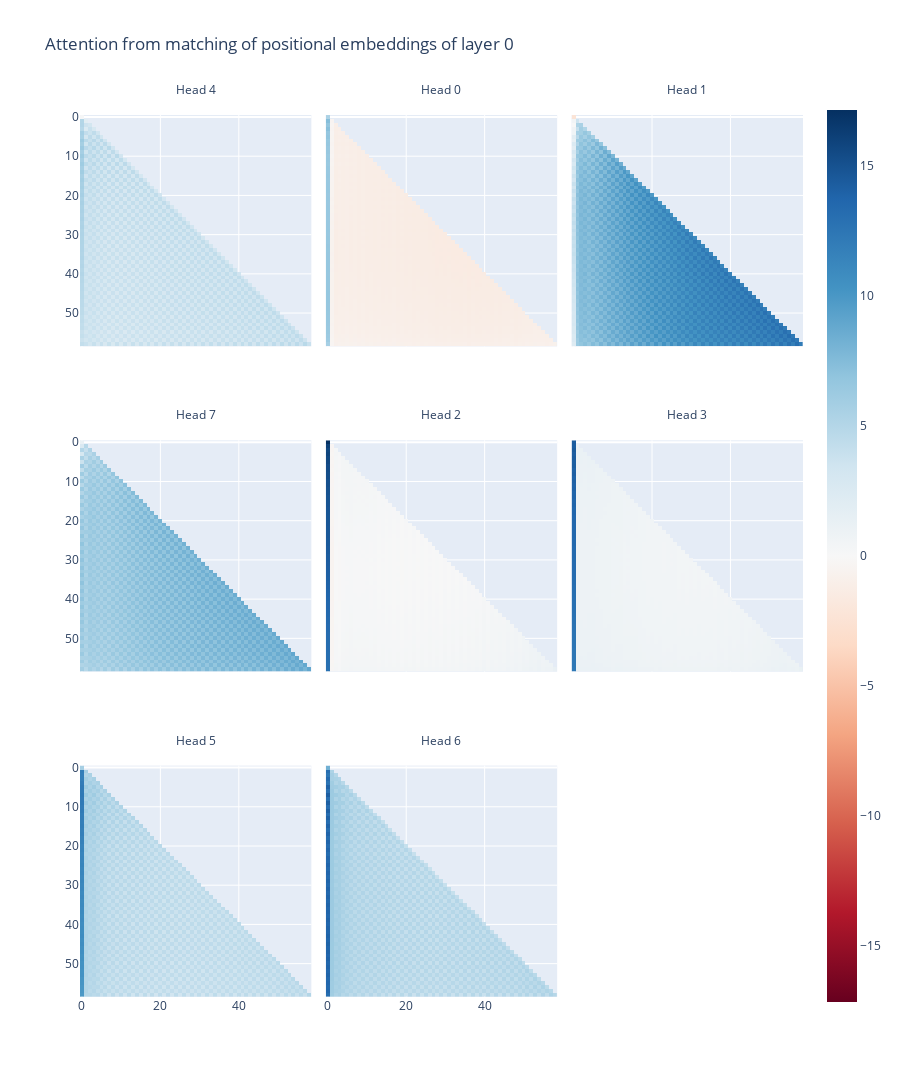

The code cell stored with this chart in its notebook:
### Code cell
def plot_attention_from_pos_emb(model: HookedTransformer, layer: int = 0,
                                use_visibility_factor: bool = False,
                                softmax: bool = True,
                                hide_position_0: bool = False,
                                use_animation: bool = False,
                                ) -> None:
    pos = model.W_pos

    positional_queries = einops.einsum(
        pos, model.W_Q[layer],
        "pos dmodel, head dmodel dhead -> pos head dhead",
    ) + model.b_Q[layer]
    positional_keys = einops.einsum(
        pos, model.W_K[layer],
        "pos dmodel, head dmodel dhead -> pos head dhead",
    ) + model.b_K[layer]

    print("positional_queries", positional_queries.shape)
    positional_attention = einops.einsum(
        positional_queries, positional_keys,
        "pos_q head dhead, pos_k head dhead -> head pos_q pos_k",
    )

    mask = t.triu(t.ones_like(positional_attention), diagonal=1).bool()
    positional_attention.masked_fill_(mask, float("-inf"))

    if softmax:
        positional_attention = positional_attention.softmax(-1)

    if use_visibility_factor:
        visibility_factor = t.arange(positional_attention.shape[-1], device=device).float()[:, None]
        positional_attention *= visibility_factor

    if hide_position_0:
        positional_attention[:, 0, :] = float('nan')
        positional_attention[:, :, 0] = float('nan')
    
    if use_animation:
        kwargs = dict(
            animation_frame=0,
            height=700,
        )
    else:
        kwargs = dict(
            facet_col=0,
            facet_col_wrap=3,
            height=1200,
            facet_labels=["Head {}".format(i) for i in range(model.cfg.n_heads)],
        )
    
    imshow(
        positional_attention,
        title=f"Attention from matching of positional embeddings of layer {layer}",
        **kwargs,
    )

plot_attention_from_pos_emb(model, 0, softmax=0)

### Figure 1 — Plotly figure (JSON) as saved in the notebook; plotly's stock layout.template omitted (floating-point values rounded to 4 significant figures; data arrays with more than 128 entries replaced by an {"elided": "..."} marker saying what was removed)
{"data": [{"coloraxis": "coloraxis", "hovertemplate": "x: %{x}<br>y: %{y}<br>color: %{z}<extra></extra>", "name": "0", "type": "heatmap", "xaxis": "x7", "yaxis": "y7", "z": {"elided": "59x59 float values"}}, {"coloraxis": "coloraxis", "hovertemplate": "x: %{x}<br>y: %{y}<br>color: %{z}<extra></extra>", "name": "1", "type": "heatmap", "xaxis": "x8", "yaxis": "y8", "z": {"elided": "59x59 float values"}}, {"coloraxis": "coloraxis", "hovertemplate": "x: %{x}<br>y: %{y}<br>color: %{z}<extra></extra>", "name": "2", "type": "heatmap", "xaxis": "x9", "yaxis": "y9", "z": {"elided": "59x59 float values"}}, {"coloraxis": "coloraxis", "hovertemplate": "x: %{x}<br>y: %{y}<br>color: %{z}<extra></extra>", "name": "3", "type": "heatmap", "xaxis": "x4", "yaxis": "y4", "z": {"elided": "59x59 float values"}}, {"coloraxis": "coloraxis", "hovertemplate": "x: %{x}<br>y: %{y}<br>color: %{z}<extra></extra>", "name": "4", "type": "heatmap", "xaxis": "x5", "yaxis": "y5", "z": {"elided": "59x59 float values"}}, {"coloraxis": "coloraxis", "hovertemplate": "x: %{x}<br>y: %{y}<br>color: %{z}<extra></extra>", "name": "5", "type": "heatmap", "xaxis": "x6", "yaxis": "y6", "z": {"elided": "59x59 float values"}}, {"coloraxis": "coloraxis", "hovertemplate": "x: %{x}<br>y: %{y}<br>color: %{z}<extra></extra>", "name": "6", "type": "heatmap", "xaxis": "x", "yaxis": "y", "z": {"elided": "59x59 float values"}}, {"coloraxis": "coloraxis", "hovertemplate": "x: %{x}<br>y: %{y}<br>color: %{z}<extra></extra>", "name": "7", "type": "heatmap", "xaxis": "x2", "yaxis": "y2", "z": {"elided": "59x59 float values"}}], "layout": {"annotations": [{"font": {}, "showarrow": false, "text": "Head 5", "x": 0.16, "xanchor": "center", "xref": "paper", "y": 0.2867, "yanchor": "bottom", "yref": "paper"}, {"font": {}, "showarrow": false, "text": "Head 6", "x": 0.5, "xanchor": "center", "xref": "paper", "y": 0.2867, "yanchor": "bottom", "yref": "paper"}, {"font": {}, "showarrow": false, "text": "Head 7", "x": 0.16, "xanchor": "center", "xref": "paper", "y": 0.6433, "yanchor": "bottom", "yref": "paper"}, {"font": {}, "showarrow": false, "text": "Head 2", "x": 0.5, "xanchor": "center", "xref": "paper", "y": 0.6433, "yanchor": "bottom", "yref": "paper"}, {"font": {}, "showarrow": false, "text": "Head 3", "x": 0.84, "xanchor": "center", "xref": "paper", "y": 0.6433, "yanchor": "bottom", "yref": "paper"}, {"font": {}, "showarrow": false, "text": "Head 4", "x": 0.16, "xanchor": "center", "xref": "paper", "y": 1.0, "yanchor": "bottom", "yref": "paper"}, {"font": {}, "showarrow": false, "text": "Head 0", "x": 0.5, "xanchor": "center", "xref": "paper", "y": 1.0, "yanchor": "bottom", "yref": "paper"}, {"font": {}, "showarrow": false, "text": "Head 1", "x": 0.84, "xanchor": "center", "xref": "paper", "y": 1.0, "yanchor": "bottom", "yref": "paper"}], "coloraxis": {"cmid": 0, "colorscale": [[0, "rgb(103,0,31)"], [0.1, "rgb(178,24,43)"], [0.2, "rgb(214,96,77)"], [0.3, "rgb(244,165,130)"], [0.4, "rgb(253,219,199)"], [0.5, "rgb(247,247,247)"], [0.6, "rgb(209,229,240)"], [0.7, "rgb(146,197,222)"], [0.8, "rgb(67,147,195)"], [0.9, "rgb(33,102,172)"], [1, "rgb(5,48,97)"]]}, "height": 1200, "title": {"text": "Attention from matching of positional embeddings of layer 0"}, "xaxis": {"anchor": "y", "constrain": "domain", "domain": [0, 0.32], "scaleanchor": "y"}, "xaxis2": {"anchor": "y2", "domain": [0.34, 0.66], "matches": "x"}, "xaxis3": {"anchor": "y3", "domain": [0.68, 1.0], "matches": "x"}, "xaxis4": {"anchor": "y4", "domain": [0, 0.32], "matches": "x", "showticklabels": false}, "xaxis5": {"anchor": "y5", "domain": [0.34, 0.66], "matches": "x", "showticklabels": false}, "xaxis6": {"anchor": "y6", "domain": [0.68, 1.0], "matches": "x", "showticklabels": false}, "xaxis7": {"anchor": "y7", "domain": [0, 0.32], "matches": "x", "showticklabels": false}, "xaxis8": {"anchor": "y8", "domain": [0.34, 0.66], "matches": "x", "showticklabels": false}, "xaxis9": {"anchor": "y9", "domain": [0.68, 1.0], "matches": "x", "showticklabels": false}, "yaxis": {"anchor": "x", "autorange": "reversed", "constrain": "domain", "domain": [0, 0.2867]}, "yaxis2": {"anchor": "x2", "domain": [0, 0.2867], "matches": "y", "showticklabels": false}, "yaxis3": {"anchor": "x3", "domain": [0, 0.2867], "matches": "y", "showticklabels": false}, "yaxis4": {"anchor": "x4", "domain": [0.3567, 0.6433], "matches": "y"}, "yaxis5": {"anchor": "x5", "domain": [0.3567, 0.6433], "matches": "y", "showticklabels": false}, "yaxis6": {"anchor": "x6", "domain": [0.3567, 0.6433], "matches": "y", "showticklabels": false}, "yaxis7": {"anchor": "x7", "domain": [0.7133, 1.0], "matches": "y"}, "yaxis8": {"anchor": "x8", "domain": [0.7133, 1.0], "matches": "y", "showticklabels": false}, "yaxis9": {"anchor": "x9", "domain": [0.7133, 1.0], "matches": "y", "showticklabels": false}}}
